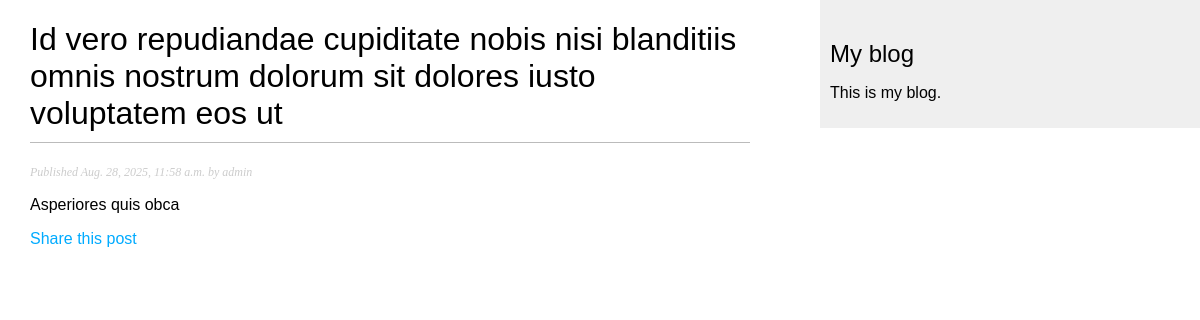
The app's page /2025/8/28/lok/ with its own data.
### blog/models.py (models this page shows, shortened)
class Post(models.Model):
    class Status(models.TextChoices):
        DRAFT = 'DF', 'Draft'
        PUBLISHED = 'PB', 'Published'
    title = models.CharField(max_length=200)
    slug = models.SlugField(max_length=250, unique_for_date='publish')
    author = models.ForeignKey(settings.AUTH_USER_MODEL, on_delete=models.CASCADE, related_name='blogs_posts')
    body = models.TextField()
    publish = models.DateTimeField(default=timezone.now)
    created = models.DateTimeField(auto_now_add=True)
    updated = models.DateTimeField(auto_now=True)
    status = models.CharField(max_length=2, choices=Status, default=Status.DRAFT)
    class Meta:
        ordering = ['-publish']

### blog/views.py (the view)
# urls.py: path('<int:year>/<int:month>/<int:day>/<slug:post>/', views.PostDetailView.as_view(), name='post_detail'),
class PostDetailView(DetailView):
    model = Post
    template_name = 'blog/detail.html'
    context_object_name = 'post'
    def get_object(self, queryset=None):
        return get_object_or_404(
            Post,
            status=Post.Status.PUBLISHED,
            slug=self.kwargs['post'],
            publish__year=self.kwargs['year'],
            publish__month=self.kwargs['month'],
            publish__day=self.kwargs['day']
        )
    def get_context_data(self, **kwargs):
        context = super().get_context_data(**kwargs)
        context['title'] = self.object.title
        return context

### templates/blog/detail.html (shortened to what this page needs)
{% extends "blog/base.html" %}
{% block content %}
    <h1>{{ post.title }}</h1>
    <p class="date">
        Published {{ post.publish }} by {{ post.author }} </p>
    {{ post.body|linebreaks }}
    <p>
        <a href="{% url "blog:post_share" post.id %}"> Share this post</a>
    </p>
{% endblock %}

### blog/static/css/blog.css (style rules this page uses)
body { margin:0; padding:0; font-family:helvetica, sans-serif; }
a { color:#00abff; text-decoration:none; }
h1 { font-weight:normal; border-bottom:1px solid #bbb; padding:0 0 10px 0; }
p.date { color:#ccc; font-family: georgia, serif; font-size: 12px; font-style: italic; }

### records on screen
Post: title "Id vero repudiandae cupiditate nobis nisi blanditiis omnis nostrum dolorum sit dolores iusto voluptatem eos ut", publish "Aug. 28, 2025, 11:58 a.m.", author "admin", body "Asperiores quis obca"
